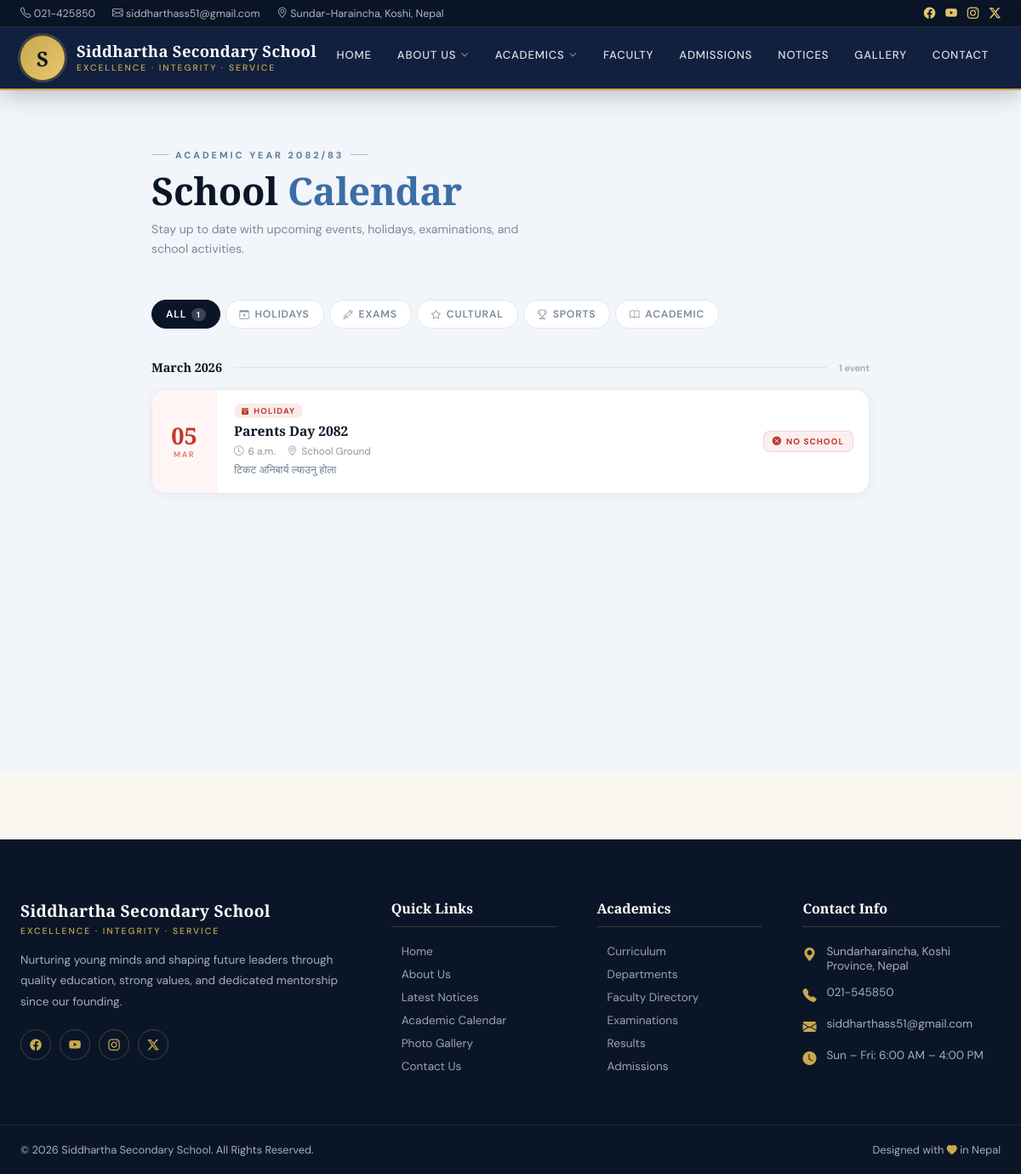
Screenshot of /events/ with the database file from the repository.
### events/models.py (models this page shows, shortened)
class Event(models.Model):
    title = models.CharField(max_length=200)
    event_date = models.DateField()
    start_time = models.TimeField(null=True, blank=True)
    location = models.CharField(max_length=200, default="School Campus")
    description = models.TextField()
    is_holiday = models.BooleanField(default=False) # To highlight holidays in red

### events/views.py (the view)
# urls.py: path('', views.event_list, name='event_list'),
def event_list(request):
    upcoming_events = Event.objects.filter(event_date__gte=date.today()).order_by('event_date')
    return render(request, 'events/event_list.html', {'events': upcoming_events})

### events/templates/events/event_list.html (shortened to what this page needs)
{% extends 'core/base.html' %}
{% load static %}
{% block content %}
<div class="cal-page">
<div class="cal-wrap">
    <div class="cal-heading">
        <div class="c-label">Academic Year 2082/83</div>
        <h1>School <span>Calendar</span></h1>
        <p>Stay up to date with upcoming events, holidays, examinations, and school activities.</p>
    </div>
    <div class="cal-tabs">
        <button class="cal-tab active" data-filter="all">
            All <span class="cal-tab-count" id="count-all">{{ events|length }}</span>
        </button>
        <button class="cal-tab" data-filter="holiday">
            <i class="bi bi-calendar-x" style="font-size:.7rem;"></i>
            Holidays
        </button>
        <button class="cal-tab" data-filter="exam">
            <i class="bi bi-pencil" style="font-size:.7rem;"></i>
            Exams
        </button>
        <button class="cal-tab" data-filter="cultural">
            <i class="bi bi-star" style="font-size:.7rem;"></i>
            Cultural
        </button>
        <button class="cal-tab" data-filter="sports">
            <i class="bi bi-trophy" style="font-size:.7rem;"></i>
            Sports
        </button>
        <button class="cal-tab" data-filter="academic">
            <i class="bi bi-book" style="font-size:.7rem;"></i>
            Academic
        </button>
    </div>
    <div class="cal-list" id="calList">
        {% regroup events by event_date|date:"F Y" as month_groups %}
        {% for month in month_groups %}
        <div class="cal-month-sep">
            <span>{{ month.grouper }}</span>
            <div class="cal-month-line"></div>
            <span style="font-family:'DM Sans',sans-serif;font-size:0.68rem;color:#a0aab4;font-weight:600;white-space:nowrap;">
                {{ month.list|length }} event{{ month.list|length|pluralize }}
            </span>
        </div>
        {% for event in month.list %}
        <div class="cal-card {% if event.is_holiday %}is-holiday{% endif %}"
             data-type="{{ event.event_type|default:'academic'|lower }}">
            <div class="cal-date-col">
                <span class="cal-day">{{ event.event_date|date:"d" }}</span>
                <span class="cal-month-label">{{ event.event_date|date:"M" }}</span>
            </div>
            <div class="cal-content">
                <span class="cal-type-tag
                    {% if event.is_holiday %}tag-holiday
                    {% elif event.event_type == 'exam' %}tag-exam
                    {% elif event.event_type == 'cultural' %}tag-cultural
                    {% elif event.event_type == 'sports' %}tag-sports
                    {% elif event.event_type == 'meeting' %}tag-meeting
                    {% else %}tag-academic{% endif %}">
                    <i class="bi
                        {% if event.is_holiday %}bi-calendar-x-fill
                        {% elif event.event_type == 'exam' %}bi-pencil-fill
                        {% elif event.event_type == 'cultural' %}bi-music-note-beamed
                        {% elif event.event_type == 'sports' %}bi-trophy-fill
                        {% else %}bi-bookmark-fill{% endif %}"
                       style="font-size:.5rem;"></i>
                    {% if event.is_holiday %}Holiday
                    {% else %}{{ event.event_type|default:"Academic"|title }}{% endif %}
                </span>
                <h3 class="cal-title">{{ event.title }}</h3>
                <div class="cal-meta">
                    {% if event.start_time %}
                    <span>
                        <i class="bi bi-clock"></i>
                        {{ event.start_time }}
                    </span>
                    {% else %}
                    <span>
                        <i class="bi bi-clock"></i>
                        All Day
                    </span>
                    {% endif %}
                    {% if event.location %}
                    <span>
                        <i class="bi bi-geo-alt"></i>
                        {{ event.location }}
                    </span>
                    {% endif %}
                </div>
                {% if event.description %}
                <p class="cal-desc">{{ event.description }}</p>
                {% endif %}
            </div>
            <div class="cal-badge-col">
                {% if event.is_holiday %}
                <div class="cal-holiday-badge">
                    <i class="bi bi-x-circle-fill" style="font-size:.65rem;"></i>
                    No School
                </div>
                {% endif %}
            </div>
        </div>
        {% endfor %}
        {% empty %}
        <div class="cal-empty">
            <i class="bi bi-calendar3"></i>
            <h3>No Events Scheduled</h3>
            <p>Events and holidays will appear here once added to the calendar.</p>
        </div>
        {% endfor %}
    </div>
</div>
</div>
{% endblock %}

### core/templates/core/base.html (style rules this page uses)
:root { --navy: #0a1628; --navy-2: #122040; --gold: #c9a84c; --gold-lt: #e8c96e; --cream: #faf7f0; --text: #1e2a3a; --muted: #6b7a8d; --white: #ffffff; --border: rgba(201,168,76,0.25); --shadow: 0 8px 40px rgba(10,22,40,0.12); }
*, *::before, *::after { box-sizing: border-box; margin: 0; padding: 0; }
html { scroll-behavior: smooth; }
body { font-family: 'DM Sans', sans-serif; background: var(--cream); color: var(--text); overflow-x: hidden; }

### rows the page displays
Event: event_date "05", event_date "MAR", is_holiday True (drawn), title "Parents Day 2082", start_time "6 a.m.", location "School Ground", description "टिकट अनिबार्य ल्याउनु होला"

### other values shown
{{ events|length }} "1"
{{ month.grouper }} "March 2026"
{{ month.list|length }} "1"
